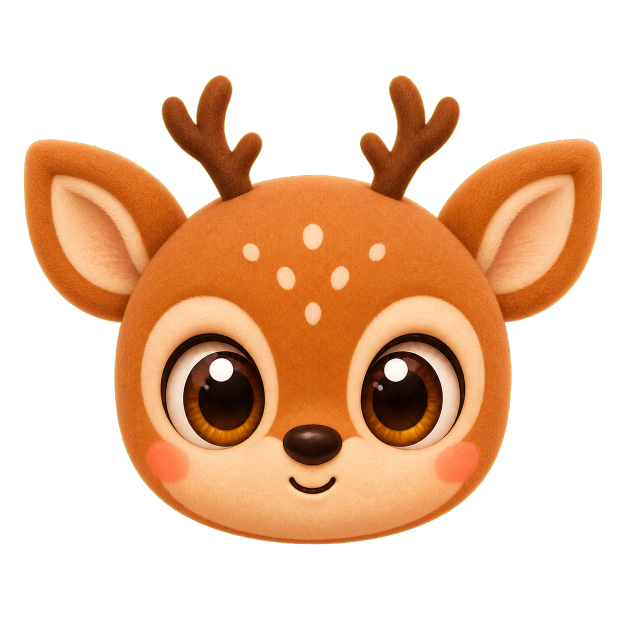
#> input picture design/runtime/deer/audit/neutral-extracted-v1.png, 1254 x 1254 px (shown at 1/2 size); its folder holds 4 pictures in this run
$ python export_and_audit.py
#> lines starting #> are read from the running program, lines starting #| are printed output that depends on the picture; after the words box and inside, x2 and y2 are one past the last pixel; in counts of white or black regions, pixels touching at a corner belong together
#!/usr/bin/env python3
"""Localize, harmonize, export, and audit Dapper Deer v1."""

from __future__ import annotations

import hashlib
import json
import math
import shutil
from collections import deque
from pathlib import Path

import numpy as np
from PIL import Image, ImageDraw, ImageFilter, ImageFont


ROOT = Path(__file__).resolve().parents[4]
DEER = ROOT / "design/runtime/deer"
AUDIT = DEER / "audit"
ALPHA = DEER / "alpha"
CHROMA = DEER / "chroma"
PUBLIC = ROOT / "public/masks/deer"
PAGES = ROOT / "github-pages/public/masks/deer"
STATES = ("neutral", "blink", "roar")
VERSION = "v1"


def sha256(path: Path) -> str:
    return hashlib.sha256(path.read_bytes()).hexdigest()


def rgba(path: Path) -> Image.Image:
    return Image.open(path).convert("RGBA")


def expression_mask(
    size: tuple[int, int],
    shapes: list[tuple[int, int, int, int]],
    blur: float,
    protected: list[tuple[int, int, int, int]] | None = None,
) -> Image.Image:
    mask = Image.new("L", size, 0)
    draw = ImageDraw.Draw(mask)
    for box in shapes:
        draw.ellipse(box, fill=255)
    for box in protected or []:
        draw.ellipse(box, fill=0)
    return mask.filter(ImageFilter.GaussianBlur(blur))


def localized_state(neutral: Image.Image, source: Image.Image, mask: Image.Image) -> Image.Image:
    # ImageGen variants retain the character well but regenerate feather maps.
    # Composite only expression islands, then force the neutral matte exactly.
    output = Image.composite(source.convert("RGB"), neutral.convert("RGB"), mask).convert("RGBA")
    output.putalpha(neutral.getchannel("A"))
    return output


def exact_green_chroma(image: Image.Image) -> Image.Image:
    field = Image.new("RGBA", image.size, (0, 255, 0, 255))
    field.alpha_composite(image)
    return field.convert("RGB")


def repair_isolated_alpha_holes(
    image: Image.Image, max_component_pixels: int = 16
) -> tuple[Image.Image, int]:
    """Fill only tiny transparent islands fully enclosed by the subject."""
    array = np.asarray(image.convert("RGBA"), dtype=np.uint8).copy()
    transparent = array[..., 3] == 0
    outside = np.zeros_like(transparent, dtype=bool)
    queue: deque[tuple[int, int]] = deque()
    height, width = transparent.shape
    for x in range(width):
        for y in (0, height - 1):
            if transparent[y, x] and not outside[y, x]:
                outside[y, x] = True
                queue.append((y, x))
    for y in range(height):
        for x in (0, width - 1):
            if transparent[y, x] and not outside[y, x]:
                outside[y, x] = True
                queue.append((y, x))
    while queue:
        y, x = queue.popleft()
        for dy, dx in ((-1, 0), (1, 0), (0, -1), (0, 1)):
            ny, nx = y + dy, x + dx
            if (
                0 <= ny < height
                and 0 <= nx < width
                and transparent[ny, nx]
                and not outside[ny, nx]
            ):
                outside[ny, nx] = True
                queue.append((ny, nx))

    holes = transparent & ~outside
    visited = np.zeros_like(holes, dtype=bool)
    repaired = 0
    for start_y, start_x in np.argwhere(holes):
        if visited[start_y, start_x]:
            continue
        component: list[tuple[int, int]] = []
        component_queue = deque([(int(start_y), int(start_x))])
        visited[start_y, start_x] = True
        while component_queue:
            y, x = component_queue.popleft()
            component.append((y, x))
            for dy, dx in ((-1, 0), (1, 0), (0, -1), (0, 1)):
                ny, nx = y + dy, x + dx
                if (
                    0 <= ny < height
                    and 0 <= nx < width
                    and holes[ny, nx]
                    and not visited[ny, nx]
                ):
                    visited[ny, nx] = True
                    component_queue.append((ny, nx))
        if len(component) > max_component_pixels:
            continue
        neighbors: list[np.ndarray] = []
        for y, x in component:
            for dy in (-1, 0, 1):
                for dx in (-1, 0, 1):
                    ny, nx = y + dy, x + dx
                    if (
                        0 <= ny < height
                        and 0 <= nx < width
                        and array[ny, nx, 3] > 0
                    ):
                        neighbors.append(array[ny, nx])
        if not neighbors:
            continue
        samples = np.stack(neighbors)
        rgb = np.median(samples[:, :3], axis=0).astype(np.uint8)
        alpha = int(samples[:, 3].max())
        for y, x in component:
            array[y, x, :3] = rgb
            array[y, x, 3] = alpha
            repaired += 1
    return Image.fromarray(array), repaired


# [221 lines left out: functions fit_square, composite_over, contact_sheet, copy_lighter_mix, canonical_geometry_case, draw_canonical_geometry_proof and 2 more, not called in this run]


def main() -> None:
    for directory in (ALPHA, CHROMA, PUBLIC, PAGES, AUDIT):
        directory.mkdir(parents=True, exist_ok=True)

    neutral, repaired_holes = repair_isolated_alpha_holes(
        rgba(AUDIT / "neutral-extracted-v1.png")
    )
#> in rgba, returned value is the input picture: PIL image 1254x1254 RGBA; mean R, G, B, A 89.1, 54.1, 28.3, 110.2
#> in repair_isolated_alpha_holes, `transparent = array[..., 3] == 0`:
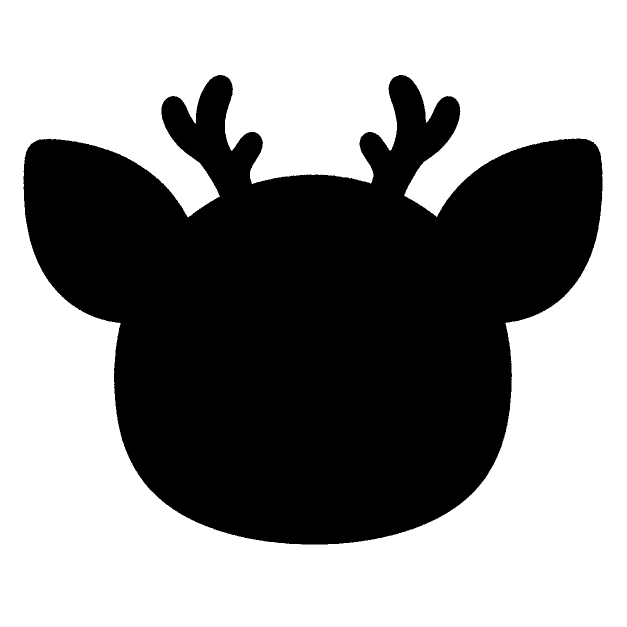
#> transparent: shape (1254, 1254) bool (shown at 1/2 size); 56.6% white; 1 black region, box (x1, y1, x2, y2) and area: (47, 150, 1205, 1089) 682901
#> after the loop in repair_isolated_alpha_holes, `for x in range(width):`: outside: shape (1254, 1254) bool; 0.16% white in thin lines or dots
#> after the loop in repair_isolated_alpha_holes, `for y in range(height):`:
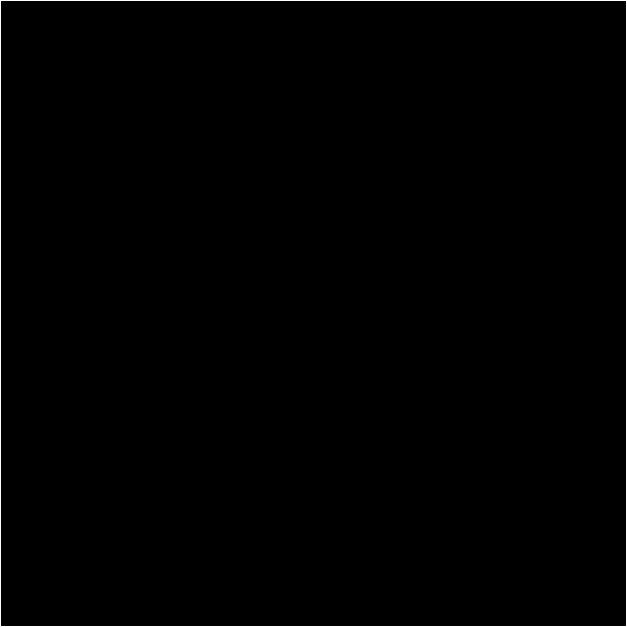
#> outside: shape (1254, 1254) bool (shown at 1/2 size); 0.32% white in thin lines or dots
#> after the loop in repair_isolated_alpha_holes, `while queue:`: outside: shape (1254, 1254) bool; 56.6% white; 1 black region, box (x1, y1, x2, y2) and area: (47, 150, 1205, 1089) 682902
#> in repair_isolated_alpha_holes, `holes = transparent & ~outside`: holes: shape (1254, 1254) bool; 0% white in thin lines or dots, all inside (x1, y1, x2, y2) = (391, 247, 392, 248)
#> the loop in repair_isolated_alpha_holes, `for start_y, start_x in np.argwhere(holes):` made 1 pass
#> (start_y, start_x, rgb, alpha) on pass 1: (247, 391, [129, 117, 47], 255)
#> after the loop in repair_isolated_alpha_holes, `for start_y, start_x in np.argwhere(holes):`: array: shape (1254, 1254, 4); under 0.01% of pixels changed, all inside (x1, y1, x2, y2) = (391, 247, 392, 248)
#> after the loop in repair_isolated_alpha_holes, `for start_y, start_x in np.argwhere(holes):`: repaired = 1
#> repaired_holes = 1
    blink_source = rgba(AUDIT / "blink-extracted-v1.png")
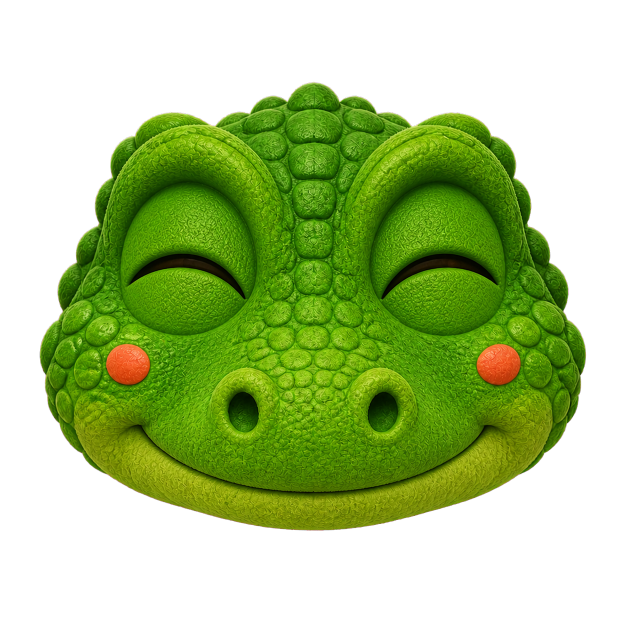
#> input picture design/runtime/crocodile/audit/blink-extracted-v1.png, 1254 x 1254 px, found by its file name (shown at 1/2 size)
#> in rgba, returned value is the input picture: PIL image 1254x1254 RGBA; mean R, G, B, A 40.8, 65.2, 4.2, 121.7
    roar_source = rgba(AUDIT / "roar-extracted-v1.png")
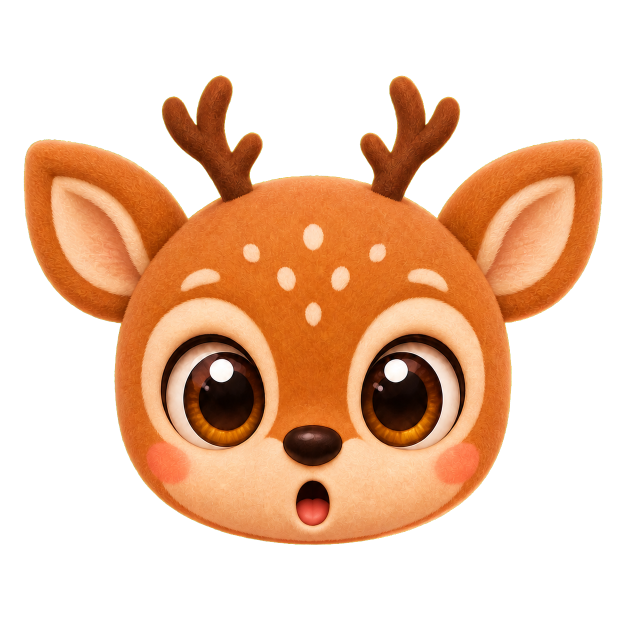
#> input picture design/runtime/deer/audit/roar-extracted-v1.png, 1254 x 1254 px (shown at 1/2 size)
#> in rgba, returned value is the input picture: PIL image 1254x1254 RGBA; mean R, G, B, A 90.3, 54.1, 29.6, 110.2
    size = neutral.size
#> size = (1254, 1254)

    # Replace only the complete neutral eye islands with the bilateral happy arcs.
    # Protected cheek ovals prevent regenerated blush entering the state.
    blink_mask = expression_mask(
        size,
        [(286, 615, 599, 932), (655, 615, 968, 932)],
        blur=14,
        protected=[(274, 867, 409, 1004), (845, 867, 980, 1004)],
    )
#> in expression_mask, `mask = Image.new("L", size, 0)`: mask: PIL image 1254x1254 L; every value is 0
    # The roar borrows only the compact O mouth and subtle brow lifts.
    roar_mask = expression_mask(
        size,
        [(545, 918, 709, 1090), (338, 506, 471, 616), (783, 506, 916, 616)],
        blur=13,
    )
    blink_mask.save(AUDIT / "blink-localization-mask-v1.png")
    roar_mask.save(AUDIT / "roar-localization-mask-v1.png")

    states = {
        "neutral": neutral,
        "blink": localized_state(neutral, blink_source, blink_mask),
        "roar": localized_state(neutral, roar_source, roar_mask),
    }
#> in localized_state (call 2), `output = Image.composite(source.convert("RGB"), neutral.convert("RGB")..`:
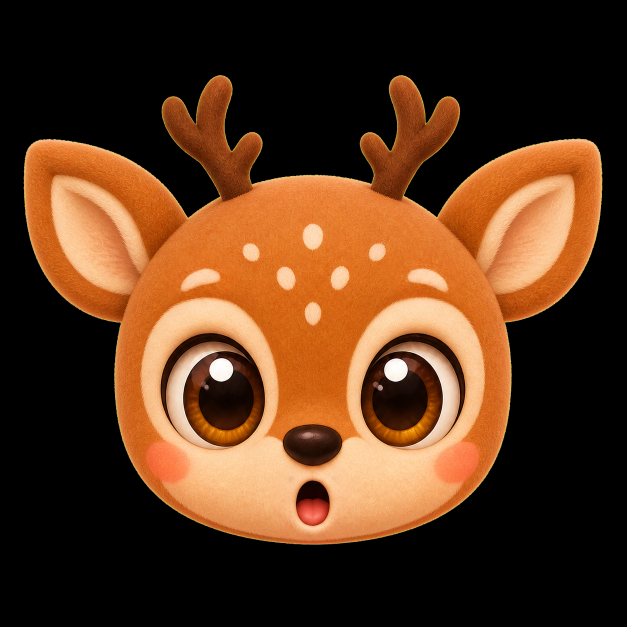
#> output: PIL image 1254x1254 RGBA (shown at 1/2 size); mean R, G, B, A 89, 54, 28.5, 255
    for state, image in states.items():
        image.save(ALPHA / f"{state}-{VERSION}.png", optimize=True)
        exact_green_chroma(image).save(CHROMA / f"{state}-{VERSION}.png", optimize=True)
#> this loop made 3 passes
#> state on passes 1 to 3: 'neutral', 'blink', 'roar'
#> pass 1, in main, `exact_green_chroma(image).save(CHROMA / f"{state}-{VERSION}.png", opti..`:
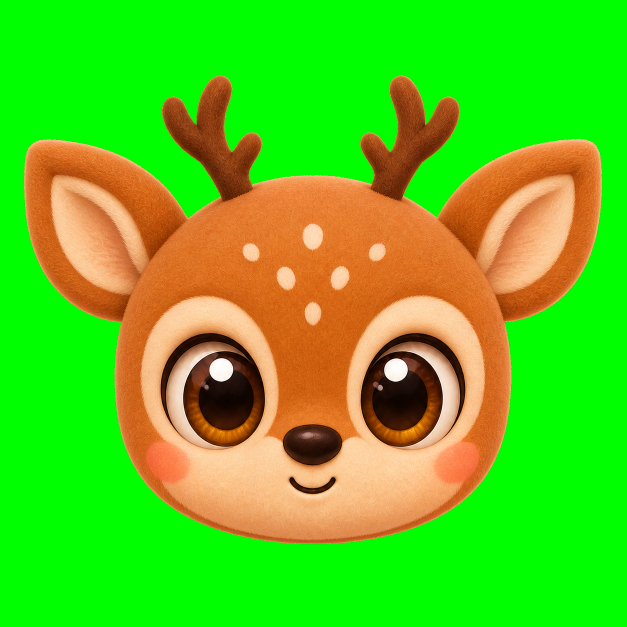
#> saved as neutral-v1.png: PIL image 1254x1254 RGB (shown at 1/2 size); mean R, G, B 88.9, 198.7, 28.2
#> pass 2, in main, `exact_green_chroma(image).save(CHROMA / f"{state}-{VERSION}.png", opti..`:
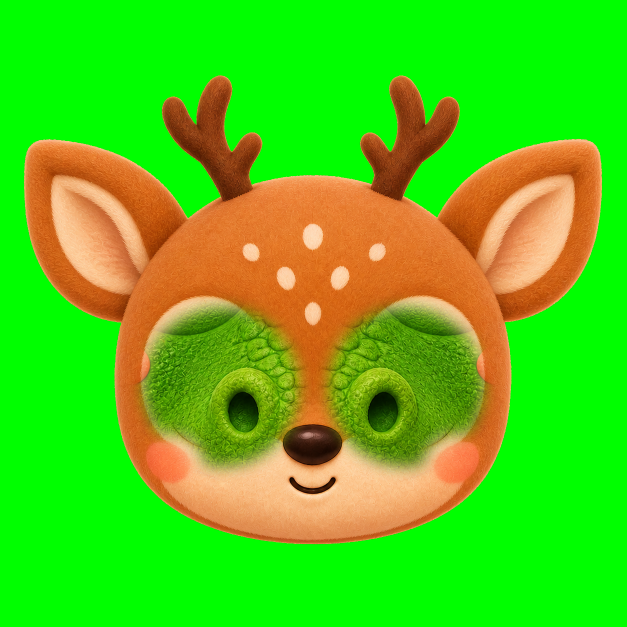
#> saved as blink-v1.png: PIL image 1254x1254 RGB (shown at 1/2 size); mean R, G, B 80.5, 201.2, 21.4

    # Keep the largest common runtime side that meets the 200–350 KB target.
    candidates: dict[tuple[int, int], list[int]] = {}
    chosen_side: int | None = None
    chosen_quality: int | None = None
    for side in (1254, 1152, 1024):
        for quality in (95, 94):
            sizes: list[int] = []
            for state, image in states.items():
                runtime = image if side == 1254 else image.resize((side, side), Image.Resampling.LANCZOS)
                path = AUDIT / f"candidate-{state}-{side}-q{quality}.webp"
                runtime.save(
                    path,
                    "WEBP",
                    quality=quality,
                    alpha_quality=100,
                    method=6,
                    exact=True,
                )
                sizes.append(path.stat().st_size)
            candidates[(side, quality)] = sizes
            if max(sizes) <= 350_000 and min(sizes) >= 200_000:
                chosen_side, chosen_quality = side, quality
                break
        if chosen_side is not None:
            break
#> after the loop, candidates = 0 items; sizes = [261984]
    if chosen_side is None:
        for side in (1254, 1152, 1024):
            for quality in (95, 94):
                if max(candidates[(side, quality)]) <= 350_000:
                    chosen_side, chosen_quality = side, quality
                    break
            if chosen_side is not None:
                break
    if chosen_side is None:
        chosen_side, chosen_quality = 1024, 94

    for state, image in states.items():
        runtime = image if chosen_side == 1254 else image.resize(
            (chosen_side, chosen_side), Image.Resampling.LANCZOS
        )
        public_path = PUBLIC / f"{state}-{VERSION}.webp"
        runtime.save(
            public_path,
            "WEBP",
            quality=chosen_quality,
            alpha_quality=100,
            method=6,
            exact=True,
        )
        shutil.copy2(public_path, PAGES / public_path.name)

    # All review sheets decode the actual runtime WebPs.
    runtime_states = {state: rgba(PUBLIC / f"{state}-{VERSION}.webp") for state in STATES}
    runtime_alpha_hashes = {
        state: hashlib.sha256(runtime_states[state].getchannel("A").tobytes()).hexdigest()
        for state in STATES
    }

    neutral_380 = fit_square(runtime_states["neutral"], 380)
    neutral_alpha_380 = np.asarray(neutral_380.getchannel("A"))
    canonical_geometry = {
        "static": canonical_geometry_case(neutral_alpha_380, 0.0, 0.0),
        "tilt_left_bounce": canonical_geometry_case(neutral_alpha_380, -8.0, 3.5),
        "tilt_right_bounce": canonical_geometry_case(neutral_alpha_380, 8.0, 3.5),
    }
    draw_canonical_geometry_proof(
        runtime_states["neutral"],
        [
            ("static", canonical_geometry["static"]),
            ("-8deg + bounce", canonical_geometry["tilt_left_bounce"]),
            ("+8deg + bounce", canonical_geometry["tilt_right_bounce"]),
        ],
    ).save(AUDIT / "canonical-forehead-geometry-v1.png")

    native_images: list[Image.Image] = []
    native_labels: list[str] = []
    for state in STATES:
        native_images.append(composite_over(runtime_states[state], (235, 240, 246), 380))
        native_labels.append(f"{state} / 380px")
    for state in STATES:
        tiny = composite_over(runtime_states[state], (235, 240, 246), 96)
        native_images.append(tiny.resize((380, 380), Image.Resampling.NEAREST))
        native_labels.append(f"{state} / 96px (4x nearest)")
    contact_sheet(native_images, 3, native_labels).save(AUDIT / "states-380-and-96-v1.png")

    hostile_images: list[Image.Image] = []
    hostile_labels: list[str] = []
    for background_name, background in (
        ("white", (255, 255, 255)),
        ("black", (0, 0, 0)),
        ("cyan", (0, 220, 255)),
        ("magenta", (255, 0, 220)),
    ):
        for state in STATES:
            hostile_images.append(composite_over(runtime_states[state], background, 380))
            hostile_labels.append(f"{state} / {background_name}")
    contact_sheet(hostile_images, 3, hostile_labels).save(AUDIT / "hostile-380-states-v1.png")

    scaled_states = {
        state: fit_square(runtime_states[state], 380) for state in STATES
    }
    mix_images: list[Image.Image] = []
    mix_labels: list[str] = []
    for label, blink, roar in (
        ("neutral", 0, 0),
        ("blink 25%", 0.25, 0),
        ("blink 50%", 0.5, 0),
        ("blink 75%", 0.75, 0),
        ("blink 100%", 1, 0),
        ("roar 25%", 0, 0.25),
        ("roar 50%", 0, 0.5),
        ("roar 75%", 0, 0.75),
        ("roar 100%", 0, 1),
        ("blink 50 + roar 50", 0.5, 0.5),
    ):
        mix_images.append(composite_over(copy_lighter_mix(scaled_states, blink, roar), (35, 48, 72)))
        mix_labels.append(label)
    contact_sheet(mix_images, 5, mix_labels).save(AUDIT / "copy-lighter-crossfades-380-v1.png")

    # Edge closeups: left antler and crown over hostile backgrounds.
    edge_images: list[Image.Image] = []
    edge_labels: list[str] = []
    for name, background in (
        ("black", (0, 0, 0)),
        ("white", (255, 255, 255)),
        ("cyan", (0, 220, 255)),
        ("magenta", (255, 0, 220)),
    ):
        composed = composite_over(runtime_states["neutral"], background, chosen_side)
        crop = composed.crop((270, 105, 560, 470)).resize((380, 380), Image.Resampling.NEAREST)
        edge_images.append(crop)
        edge_labels.append(f"left antler edge / {name}")
    contact_sheet(edge_images, 4, edge_labels).save(AUDIT / "antler-edge-closeups-v1.png")

    alpha_hashes = {
        state: hashlib.sha256(np.asarray(image.getchannel("A")).tobytes()).hexdigest()
        for state, image in states.items()
    }
    neutral_array = np.asarray(states["neutral"], dtype=np.int16)
    blink_outside = np.asarray(blink_mask) == 0
    roar_outside = np.asarray(roar_mask) == 0
    manifest: dict[str, object] = {
        "animal": "deer",
        "name": "Dapper Deer",
        "version": VERSION,
        "generation_route": (
            "built-in ImageGen; neutral generated with Bumblebee v1 solely as finish/composition "
            "reference; blink and roar each edited from neutral as sole target"
        ),
        "runtime_export": {
            "side_px": chosen_side,
            "quality": chosen_quality,
            "alpha_quality": 100,
            "method": 6,
            "exact": True,
        },
        "candidate_sizes_bytes": {
            f"{side}-q{quality}": values
            for (side, quality), values in candidates.items()
        },
        "alpha_pixel_hashes": alpha_hashes,
        "alpha_pixel_hashes_identical": len(set(alpha_hashes.values())) == 1,
        "runtime_decoded_alpha_pixel_hashes": runtime_alpha_hashes,
        "runtime_decoded_alpha_pixel_hashes_identical": len(set(runtime_alpha_hashes.values())) == 1,
        "localization_mask_nonzero_pixels": {
            "blink": int((np.asarray(blink_mask) > 0).sum()),
            "roar": int((np.asarray(roar_mask) > 0).sum()),
        },
        "neutral_enclosed_alpha_hole_pixels_repaired": repaired_holes,
        "canonical_forehead_geometry_380": canonical_geometry,
        "outside_localization_max_channel_delta": {
            "blink": int(
                np.abs(np.asarray(states["blink"], dtype=np.int16) - neutral_array)[blink_outside].max()
            ),
            "roar": int(
                np.abs(np.asarray(states["roar"], dtype=np.int16) - neutral_array)[roar_outside].max()
            ),
        },
        "states": {},
    }
    manifest_states: dict[str, object] = {}
    for state, image in states.items():
        alpha_path = ALPHA / f"{state}-{VERSION}.png"
        chroma_path = CHROMA / f"{state}-{VERSION}.png"
        public_path = PUBLIC / f"{state}-{VERSION}.webp"
        pages_path = PAGES / public_path.name
        manifest_states[state] = {
            "imagegen_source": str((AUDIT / "imagegen" / f"{state}-{VERSION}.generated.png").relative_to(ROOT)),
            "alpha_master": str(alpha_path.relative_to(ROOT)),
            "alpha_sha256": sha256(alpha_path),
            "chroma_master": str(chroma_path.relative_to(ROOT)),
            "chroma_sha256": sha256(chroma_path),
            "runtime": str(public_path.relative_to(ROOT)),
            "runtime_bytes": public_path.stat().st_size,
            "runtime_sha256": sha256(public_path),
            "github_pages_sha256": sha256(pages_path),
            "runtime_copies_identical": sha256(public_path) == sha256(pages_path),
            "alpha_metrics": alpha_metrics(image),
            "chroma_metrics": chroma_metrics(Image.open(chroma_path), image),
        }
    manifest["states"] = manifest_states
    (AUDIT / "manifest-v1.json").write_text(json.dumps(manifest, indent=2) + "\n")


if __name__ == "__main__":
#> (the run stopped early here; a loop or call above may not have finished)
